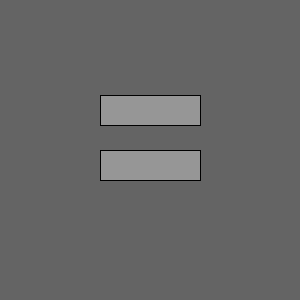
Frame 1 (no input)
Frame 60 (the mouse pressed at the canvas centre just before this capture): identical to frame 1, image omitted
Frame 120 (the mouse held since frame 60 and released just before this capture): identical to frame 1, image omitted

The Processing sketch that drew this single still picture (run headless with seeded random() and noise(); from frame 60 on, the mouse is pressed at the canvas centre):

// Processing sketch: Button_boolean_mousePress
// ── Button_boolean_mousePress.pde
// code 1 FA 18
// bryan ma

// this sketch creates a Button class that changes a 'pressed' boolean
// from false to true, and vice versa, when clicked on. pressing once
// is all that's needed to change the state. 

// create a different Button class that also has a 'pressed' boolean, 
// but unlike the other Button, the mouse needs to be held on the button
// in order to set it to true. releasing the mouse button or moving it off
// the button returns the boolean to false.

// finally, check in the sketch for the state of the buttons (see the 
// getButtonStatus() method for an example of how to access their state
// and create some kind of visual effect whenever the buttons are active. 

Button button;
SecondButton secondButton;

void setup() {
  size(300, 300);
  button = new Button(100, 95, 100, 30);
  secondButton = new SecondButton(100, 150, 100, 30);
}

void draw() {
  background(100);
  button.display();
  secondButton.display();
  //println(secondButton.getButtonStatus());
}

void mousePressed() {
  button.checkPressed();
  secondButton.checkPressed(false);
}

void mouseReleased(){
  secondButton.checkPressed(true);
}

class Button {
  boolean pressed;
  float x, y;
  float w, h;
  
  Button(float x, float y, float w, float h) {
    this.x = x;
    this.y = y;
    this.w = w;
    this.h = h;
  }
  
  void checkPressed() {
    if (mouseX > x && mouseX < x + w && mouseY > y && mouseY < y + h) {
      pressed = !pressed;
    }
  }
  
  void display() {
    if (pressed) {
      fill(240);
    } else {
      fill(150);
    }
    rect(x, y, w, h);
  }
  
  //bollean function
  boolean getButtonStatus() {
    return pressed;
  }
}

class SecondButton {
  boolean press = false;
  float x, y;
  float w, h;
  
  SecondButton(float x, float y, float w, float h) {
    this.x = x;
    this.y = y;
    this.w = w;
    this.h = h;
  }
  
  void checkPressed(boolean mouseReleased) {
    if (mouseX > x && mouseX < x + w && mouseY > y && mouseY < y + h && mouseReleased == false) {
      press = true;
    } else{
      press = false;
    }
    //it doesnt holds the button... stays white...
  }
  
  void display() {
    if (press) {
      background(30);
      fill(240);
    } else {
      fill(150);
    }
    rect(x, y, w, h);
  }
  
  boolean getButtonStatus() {
    return press;
    
  }
}
